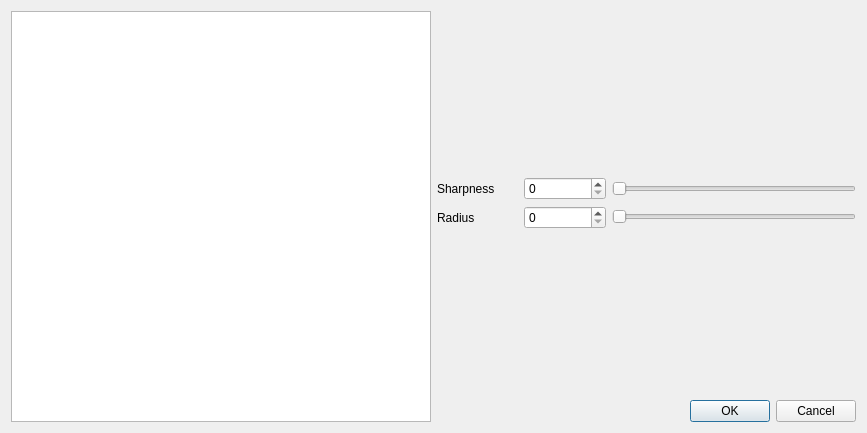
<?xml version="1.0" encoding="UTF-8"?>
<ui version="4.0">
 <class>ImageSharpenDialog</class>
 <widget class="QDialog" name="ImageSharpenDialog">
  <property name="geometry">
   <rect>
    <x>0</x>
    <y>0</y>
    <width>867</width>
    <height>433</height>
   </rect>
  </property>
  <property name="windowTitle">
   <string>Sharpen</string>
  </property>
  <layout class="QHBoxLayout" name="horizontalLayout" stretch="0,0">
   <property name="sizeConstraint">
    <enum>QLayout::SetMinimumSize</enum>
   </property>
   <item>
    <widget class="BaseGraphicsView" name="sharpenGraphicsView">
     <property name="mouseTracking">
      <bool>false</bool>
     </property>
     <property name="acceptDrops">
      <bool>false</bool>
     </property>
    </widget>
   </item>
   <item>
    <layout class="QVBoxLayout" name="verticalLayout" stretch="0,0,0,0">
     <property name="sizeConstraint">
      <enum>QLayout::SetFixedSize</enum>
     </property>
     <item>
      <spacer name="verticalSpacer_2">
       <property name="orientation">
        <enum>Qt::Vertical</enum>
       </property>
       <property name="sizeHint" stdset="0">
        <size>
         <width>20</width>
         <height>40</height>
        </size>
       </property>
      </spacer>
     </item>
     <item>
      <layout class="QGridLayout" name="gridLayout" columnstretch="1,0,0">
       <property name="sizeConstraint">
        <enum>QLayout::SetFixedSize</enum>
       </property>
       <item row="0" column="2">
        <widget class="QSlider" name="sharpnessSlider">
         <property name="sizePolicy">
          <sizepolicy hsizetype="Expanding" vsizetype="Preferred">
           <horstretch>3</horstretch>
           <verstretch>0</verstretch>
          </sizepolicy>
         </property>
         <property name="minimumSize">
          <size>
           <width>100</width>
           <height>0</height>
          </size>
         </property>
         <property name="maximum">
          <number>20</number>
         </property>
         <property name="orientation">
          <enum>Qt::Horizontal</enum>
         </property>
        </widget>
       </item>
       <item row="0" column="0">
        <widget class="QLabel" name="sharpnessfLabel">
         <property name="sizePolicy">
          <sizepolicy hsizetype="Preferred" vsizetype="Preferred">
           <horstretch>1</horstretch>
           <verstretch>0</verstretch>
          </sizepolicy>
         </property>
         <property name="text">
          <string>Sharpness</string>
         </property>
        </widget>
       </item>
       <item row="1" column="2">
        <widget class="QSlider" name="radiusSlider">
         <property name="sizePolicy">
          <sizepolicy hsizetype="Expanding" vsizetype="Fixed">
           <horstretch>3</horstretch>
           <verstretch>0</verstretch>
          </sizepolicy>
         </property>
         <property name="minimumSize">
          <size>
           <width>140</width>
           <height>20</height>
          </size>
         </property>
         <property name="maximum">
          <number>100</number>
         </property>
         <property name="orientation">
          <enum>Qt::Horizontal</enum>
         </property>
        </widget>
       </item>
       <item row="0" column="1">
        <widget class="QSpinBox" name="sharpnessSpinBox">
         <property name="sizePolicy">
          <sizepolicy hsizetype="Expanding" vsizetype="Fixed">
           <horstretch>1</horstretch>
           <verstretch>0</verstretch>
          </sizepolicy>
         </property>
         <property name="maximum">
          <number>255</number>
         </property>
        </widget>
       </item>
       <item row="1" column="1">
        <widget class="QSpinBox" name="radiusSpinBox">
         <property name="sizePolicy">
          <sizepolicy hsizetype="Expanding" vsizetype="Fixed">
           <horstretch>1</horstretch>
           <verstretch>0</verstretch>
          </sizepolicy>
         </property>
         <property name="maximum">
          <number>255</number>
         </property>
        </widget>
       </item>
       <item row="1" column="0">
        <widget class="QLabel" name="radiusLabel">
         <property name="text">
          <string>Radius</string>
         </property>
        </widget>
       </item>
      </layout>
     </item>
     <item>
      <spacer name="verticalSpacer">
       <property name="orientation">
        <enum>Qt::Vertical</enum>
       </property>
       <property name="sizeHint" stdset="0">
        <size>
         <width>20</width>
         <height>40</height>
        </size>
       </property>
      </spacer>
     </item>
     <item>
      <widget class="QDialogButtonBox" name="buttonBox">
       <property name="standardButtons">
        <set>QDialogButtonBox::Cancel|QDialogButtonBox::Ok</set>
       </property>
      </widget>
     </item>
    </layout>
   </item>
  </layout>
 </widget>
 <customwidgets>
  <customwidget>
   <class>BaseGraphicsView</class>
   <extends>QGraphicsView</extends>
   <header location="global">widgets/components/base-graphicsview.h</header>
  </customwidget>
 </customwidgets>
 <tabstops>
  <tabstop>sharpnessSpinBox</tabstop>
  <tabstop>sharpnessSlider</tabstop>
  <tabstop>radiusSpinBox</tabstop>
  <tabstop>radiusSlider</tabstop>
  <tabstop>sharpenGraphicsView</tabstop>
 </tabstops>
 <resources/>
 <connections/>
</ui>
